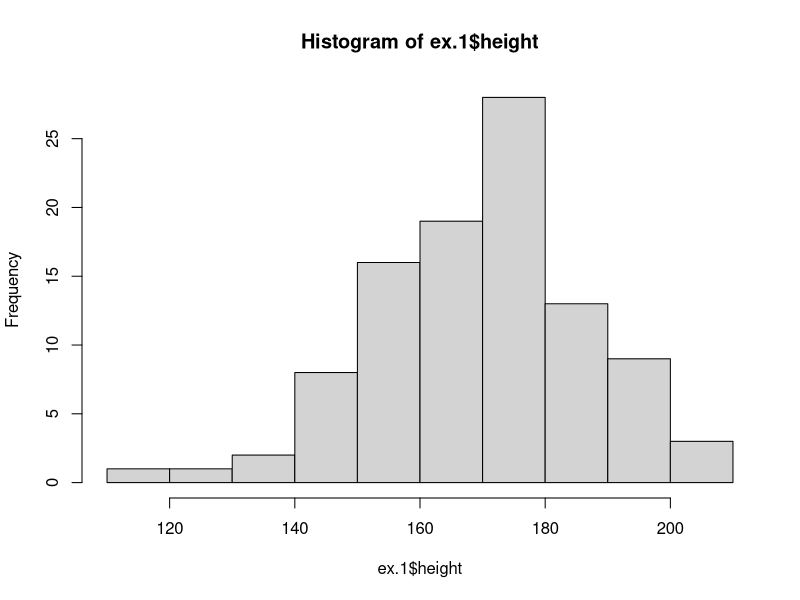
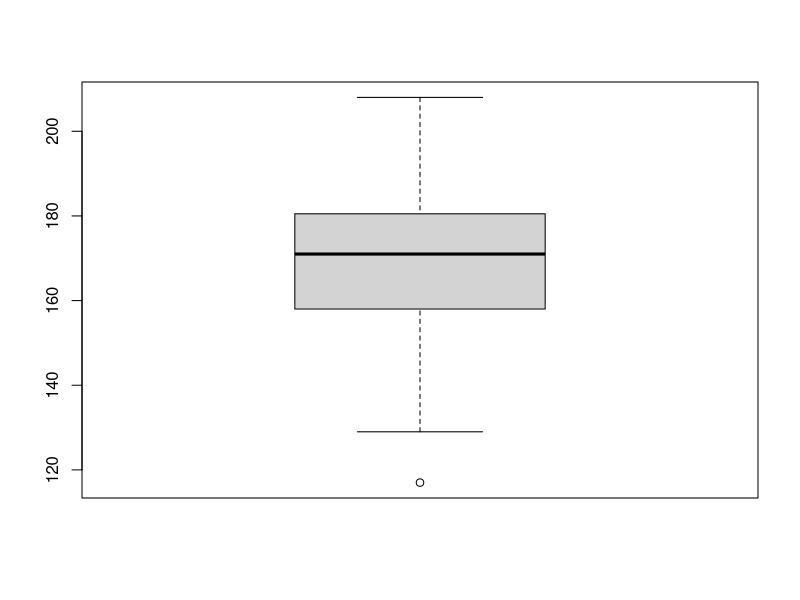

The R script that drew these images, in order:
# This is Rstudio project to read, analyze and plot some kind of data
ex.1 <- read.csv("ex1.csv")
ex.1
x<-ex.1$height
x
mean(x)
median(x)
hist(ex.1$height)
boxplot(ex.1$height)
summary(ex.1$height)
freq <- table(ex.1) 
cumsum(freq)


